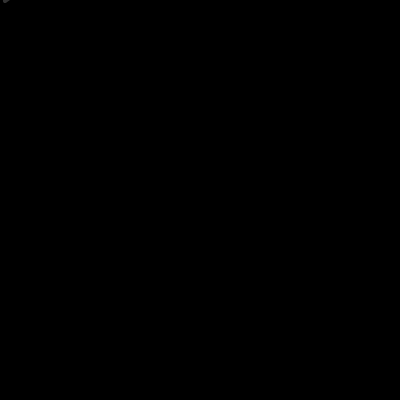
Frame 1 (no input)
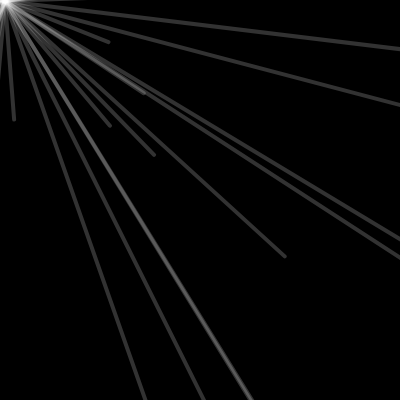
Frame 60 (no input)
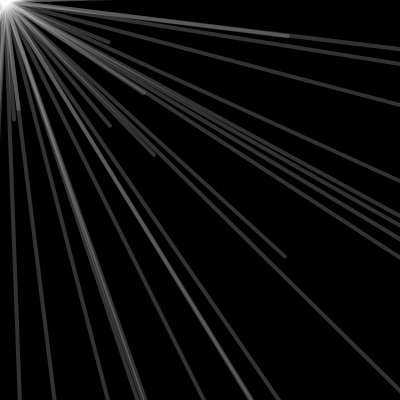
Frame 120 (the mouse pressed at the canvas centre since frame 60)

The p5.js sketch that drew these frames (run headless with seeded random() and noise() and a simulated clock; from frame 60 on, the mouse is pressed at the canvas centre):

// p5.js sketch
// ── sketch.js
function setup() {
  createCanvas(400, 400);
  background(0);
}

function draw() {
  translate(5,1)
  v = p5.Vector.random2D()
  v.mult(random(50,1000))
  strokeWeight(4);
  stroke(255,50)
  line(0,0,v.x,v.y)
}
